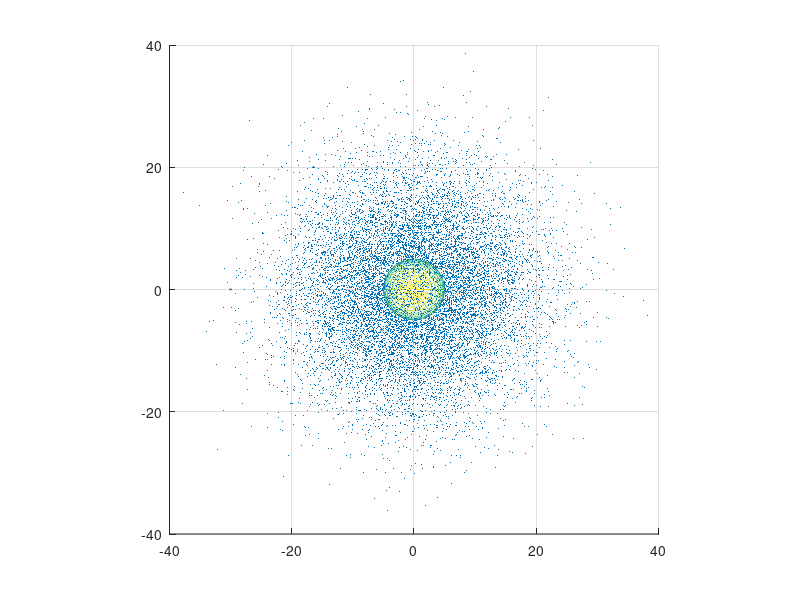

This chart was generated by the following MATLAB code: (Note: this script raises an error after producing the figure.)
%http://onlinelibrary.wiley.com/doi/10.1111/j.1574-6968.2001.tb10662.x/full
%link for bacteria swimming speed.
%Ill take it 50 micrometers per second.

%Step size. (Seconds).
step = 10^-4;
speed = 40;
time = 5;
cell_radius = 5;
nanobot_coor = [-30, 0, 0];
nanobot_radius = 2;
num_of_molecules = 100000;
std = 10;

molecules = normrnd(0, std, [num_of_molecules, 3]);

scatter3( molecules(:,1) , molecules(:,2) , molecules(:,3) , 0.1 , 'fill' )

distance = zeros(time/step,1);

bias = [0,0,0];

r = normrnd(0, 1, [1 3]);
disp = (speed*step)./sqrt(sum(r.^2, 2)).*r;

hitt_old = 0;

[X,Y,Z] = sphere;
h = figure(1);
axis tight manual;
filename = 'testAnimated.gif';

for i = 1:time/step
       
    nanobot_coor = nanobot_coor + disp;
    hitt = sum((sum((molecules - nanobot_coor).^2, 2) <= nanobot_radius^2));   
    if(hitt > hitt_old)
        bias = (bias * 0.99 +  disp * 0.01 );
        hitt_old = hitt;
    elseif(hitt < hitt_old)
        bias = (bias * 0.99 - disp * 0.01);
        hitt_old = hitt; 
    elseif(hitt == 0)
        bias = [0,0,0]; %%Maybe future work? idk...
        hitt_old = hitt;
    else
        hitt_old = hitt;
    end      
    r = normrnd(0, 1, [1 3]);
    disp = ((speed*step)./sqrt(sum(r.^2 , 2))).*r * 0.5  ...
        + ((speed*step)./sqrt(sum(bias.^2 , 2))).*bias * 0.5; 
    disp(isnan(disp)) = 0;
    distance(i) = sqrt(sum((nanobot_coor).^2, 2));  
    
    if(mod(i, 500) == 1)
        hold on
        mesh(X*5 , Y*5 , Z*5);
        surf(X*0.1 + nanobot_coor(1), Y*0.1 + nanobot_coor(2), Z*0.1 + nanobot_coor(3));
        axis([-40  40   -40  40   -40  40]);
        view(0,90);
        axis square;
        refreshdata;
        drawnow;
        frame = getframe(h); 
        im = frame2im(frame); 
        [imind,cm] = rgb2ind(im,256); 
        if i == 1 
             imwrite(imind,cm,filename,'gif', 'Loopcount',inf); 
        else
            imwrite(imind,cm,filename,'gif','WriteMode','append');
        end 
    end
end

%plot(arrival_times)
